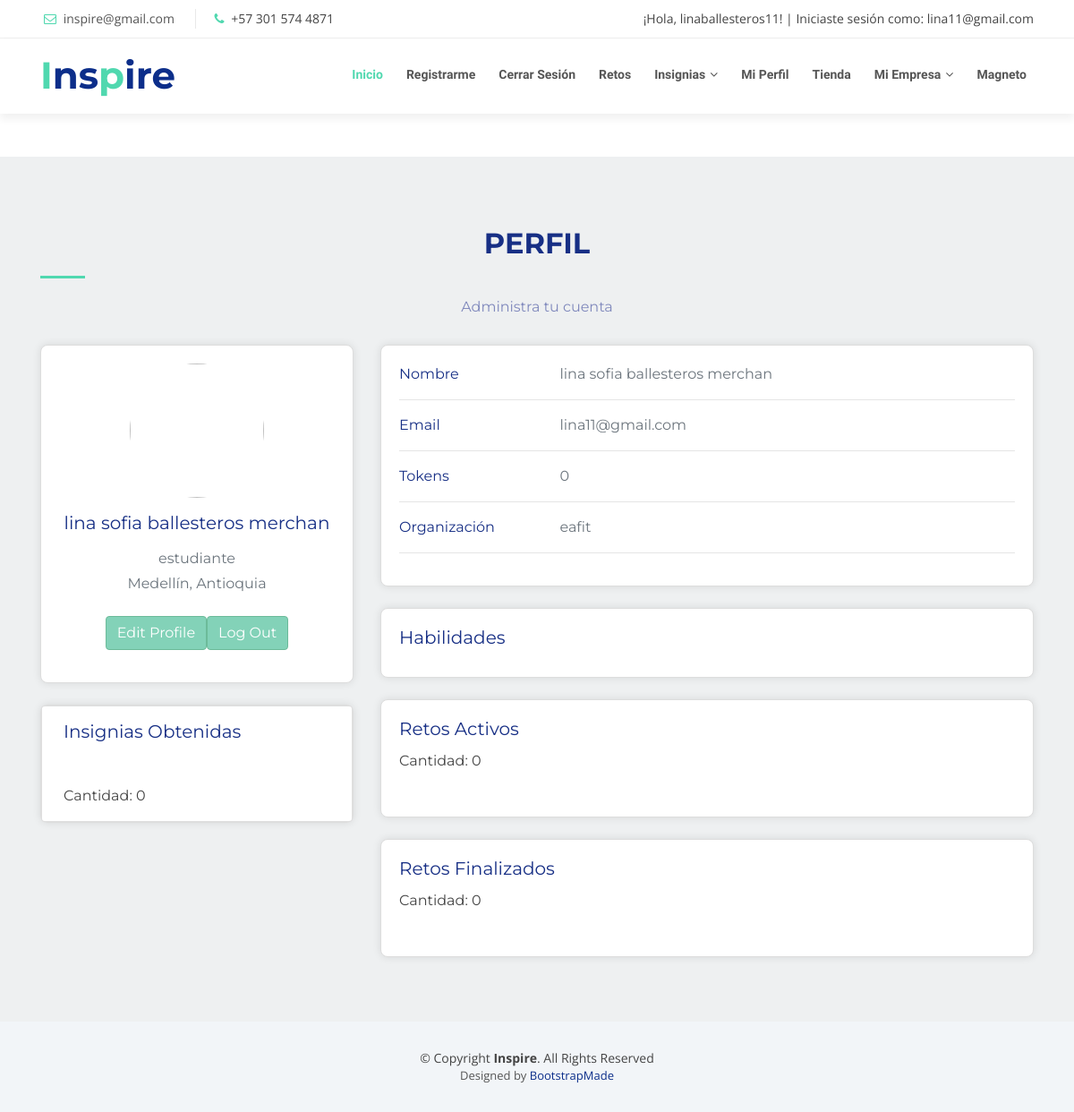
The app's page /profile (signed in), older data.
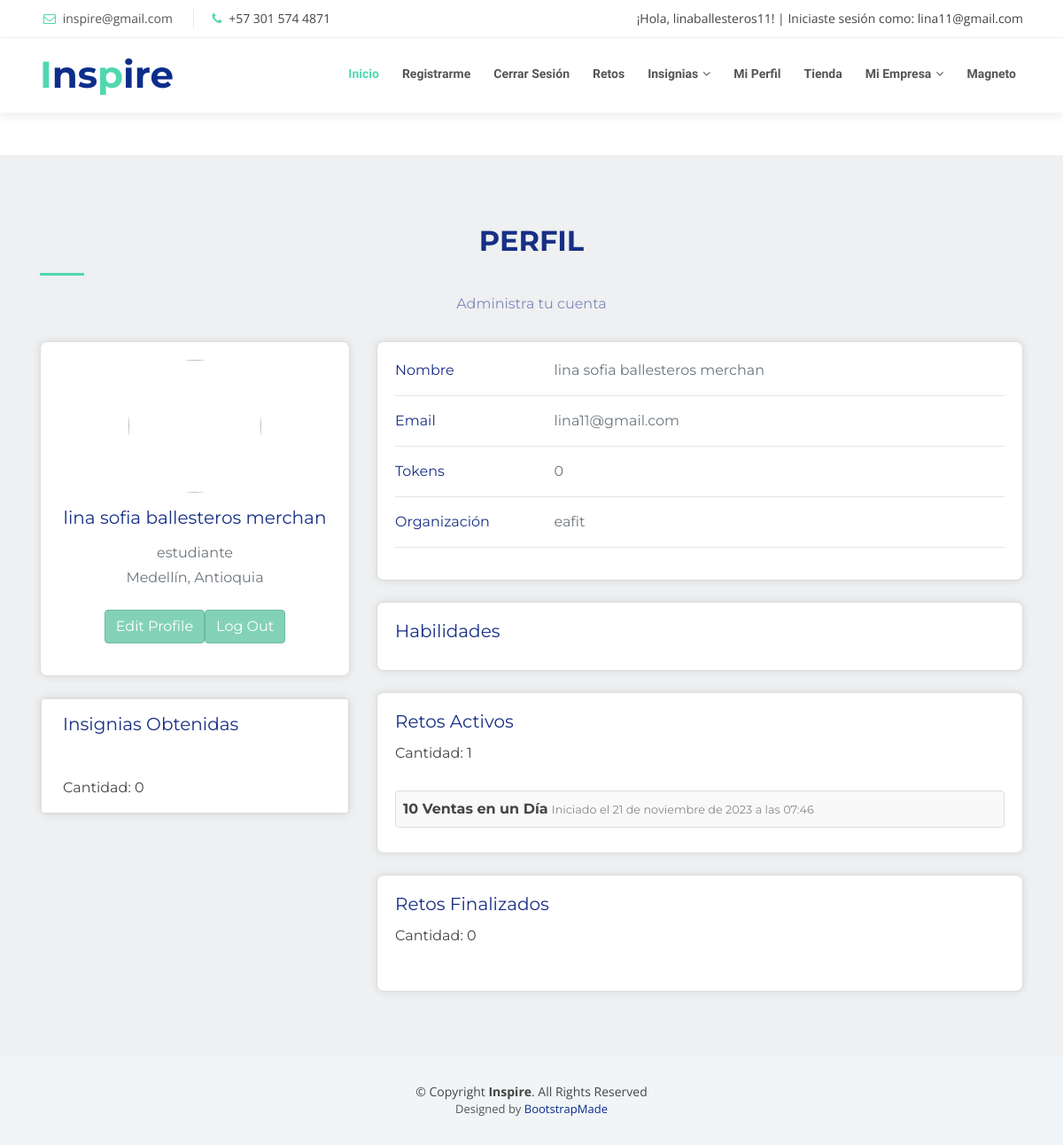
The same page, newer data.
### accounts/models.py (models this page shows)
class RetosIniciados(models.Model):
    empleado = models.ForeignKey(Empleado, on_delete=models.CASCADE)
    reto = models.ForeignKey(Reto, on_delete=models.CASCADE)
    fecha_inicio = models.DateTimeField(auto_now_add=True) # cuando inició el reto

### challenges/models.py (models this page shows)
class Reto(models.Model):
    nombre =  models.CharField(max_length=100)
    descripcion =  models.CharField(max_length=100)
    imagen = models.ImageField(upload_to="uploads/")
    fecha_publicacion = models.DateField(default=date.today)
    fecha_vencimiento = models.DateField(default=date.today)
    nombre_insignia =  models.CharField(max_length=100)
    categoria_insignia = models.CharField(max_length=100, default='', choices=HABILIDADES_LISTA)
    tokens =  models.IntegerField()
    limite_participantes = models.IntegerField(default=6, choices=CANTIDAD_PARTICIPANTES)
    cantidad_ganadores = models.IntegerField()
    estado = models.CharField(max_length=10, choices=ESTADO_CHOICES, default='INICIADO')

### accounts/views.py (the view)
# urls.py: path('profile', accounts_views.profile, name='profile'),
def profile(request):
   tipo_usuario, data_usuario = get_user_type(request)
   if tipo_usuario is None: # Ambas consultas no tienen resultados, está loggeado como admin o no se ha loggeado y no como empleador o empleado
       print("debuggg")
       return redirect("login_view")
   if tipo_usuario == 'empleado':
       empleado = request.user.empleado
       retos_iniciados_usuario = RetosIniciados.objects.filter(empleado=empleado)
       retos_iniciados = Reto.objects.filter(id__in=retos_iniciados_usuario.values('reto_id'), estado='ACTIVO')
       cantidad_retos_iniciados = retos_iniciados_usuario.count()
       print(retos_iniciados)
       print("-------")
       print(retos_iniciados_usuario)
       retos_finalizados_usuario = RetosFinalizados.objects.filter(empleado=empleado)
       retos_finalizados = Reto.objects.filter(id__in=retos_iniciados_usuario.values('reto_id'), estado='FINALIZADO')
       cantidad_retos_finalizados = retos_finalizados_usuario.count()
       habilidades_empleado = get_skills_employee(retos_finalizados_usuario)
       print("habilidades:")
       print(habilidades_empleado)
       return render(request, 'profile_employee.html', {'data_usuario':data_usuario, 'retos_iniciados':retos_iniciados, 'retos_iniciados_usuario':retos_iniciados_usuario, 'cantidad_retos_iniciados':cantidad_retos_iniciados, 'retos_finalizados':retos_finalizados, 'retos_finalizados_usuario':retos_finalizados_usuario, 'cantidad_retos_finalizados':cantidad_retos_finalizados, 'habilidades_empleado':habilidades_empleado})
   elif tipo_usuario == 'empleador':
       return render(request, 'profile_employer.html', data_usuario)

### accounts/views.py (called while the page is built)
def get_skills_employee(retos_finalizados_usuario): # obtener las habilidades del usuario según las categorias de los retos que ha finalizado
    habilidades_empleado = Reto.objects.filter(
        id__in=retos_finalizados_usuario.values('reto_id')
    ).values('categoria_insignia')
    habilidades_con_cantidad = {}
    for categoria_insignia in habilidades_empleado:
        categoria = categoria_insignia['categoria_insignia']
        if categoria not in habilidades_con_cantidad:
            habilidades_con_cantidad[categoria] = 0
        habilidades_con_cantidad[categoria] += 1
    habilidades_empleado = []
    for categoria, cantidad in habilidades_con_cantidad.items():
        habilidades_empleado.append((categoria, cantidad))
    return habilidades_empleado # se ve así -> [('Comunicación efectiva', 2), ('Empatía', 1)]

### accounts/templates/profile_employee.html (shortened to what the changed rows need)
<html lang="en"><head>
  <link href="static/lib/bootstrap/css/bootstrap.min.css" rel="stylesheet">
  <link rel="stylesheet" href="path/to/font-awesome/css/font-awesome.min.css">
  <link href="static/lib/font-awesome/css/font-awesome.min.css" rel="stylesheet">
  <link href="static/lib/animate/animate.min.css" rel="stylesheet">
  <link href="static/lib/ionicons/css/ionicons.min.css" rel="stylesheet">
  <link href="static/lib/owlcarousel/assets/owl.carousel.min.css" rel="stylesheet">
  <link href="static/lib/magnific-popup/magnific-popup.css" rel="stylesheet">
  <link href="static/lib/ionicons/css/ionicons.min.css" rel="stylesheet">
  <link href="static/css/style.css" rel="stylesheet">
<style type="text/css" id="operaUserStyle"></style></head>
<body id="body"><button type="button" id="mobile-nav-toggle"></button>
  {% include 'header.html' %}
    <main id="main">
      <br></br>
      <section style="background-color: #EEF0F1; font-family: 'Montserrat', sans-serif;" id="services">
        <div class="container py-5">
            <div class="section-header">
                <h2 class="text-center" style="color: #172F85;">Perfil</h2>
            </div>
            <div class="row">
                <div class="col-lg-8">
                    <div class="row">
                      <div class="col-md-12">
                  <div class="row">
                    <div class="col-md-12">
                      <div class="card mb-4" id="retosCard">
                          <div class="card-body">
                              <p class="card-text">Cantidad: <span id="cantidadRetos">{{cantidad_retos_iniciados}}</span></p>
                              <div id="retosList">
                                  {% for reto_iniciado in retos_iniciados_usuario %}
                                  <div class="reto-item">
                                      <span class="reto-nombre">{{ reto_iniciado.reto.nombre }}</span>
                                      <span class="fecha-inicio">Iniciado el {{ reto_iniciado.fecha_inicio }}</span>
                                  </div>
                                  {% endfor %}
                              </div>
                          </div>
                      </div>
            </div>
          </div>
        </div>
      </section>
    </main>
        <div id="mobile-body-overly"></div></body></html>

Row changes from the older to the newer data that the page shows:
added RetosIniciados: reto.nombre "10 Ventas en un Día", fecha_inicio "21 de noviembre de 2023 a las 07:46"
Text that changed along with them:
{{ cantidad_retos_iniciados }}: "0" → "1"
